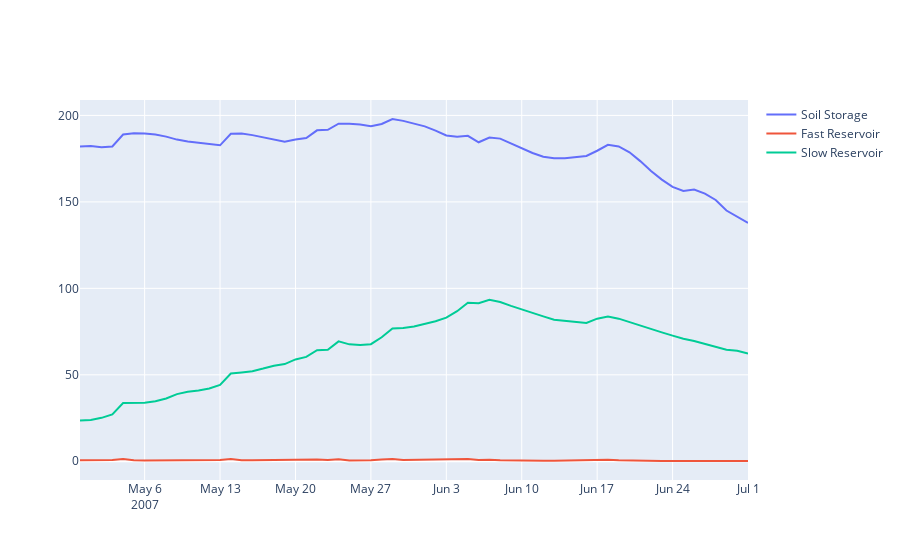

Source (notebook cell):
### Code cell
# fig = state_df.plot(x=state_df.index, y=["initial_SMS", "S1", "S2"], kind="line", )

fig = go.Figure()
fig.add_trace(go.Scatter(x=state_df.index,y=state_df["initial_SMS"],name="Soil Storage",))
fig.add_trace(go.Scatter(x=state_df.index,y=state_df["S1"],name="Fast Reservoir",))
fig.add_trace(go.Scatter(x=state_df.index,y=state_df["S2"],name="Slow Reservoir",))
fig.show()
